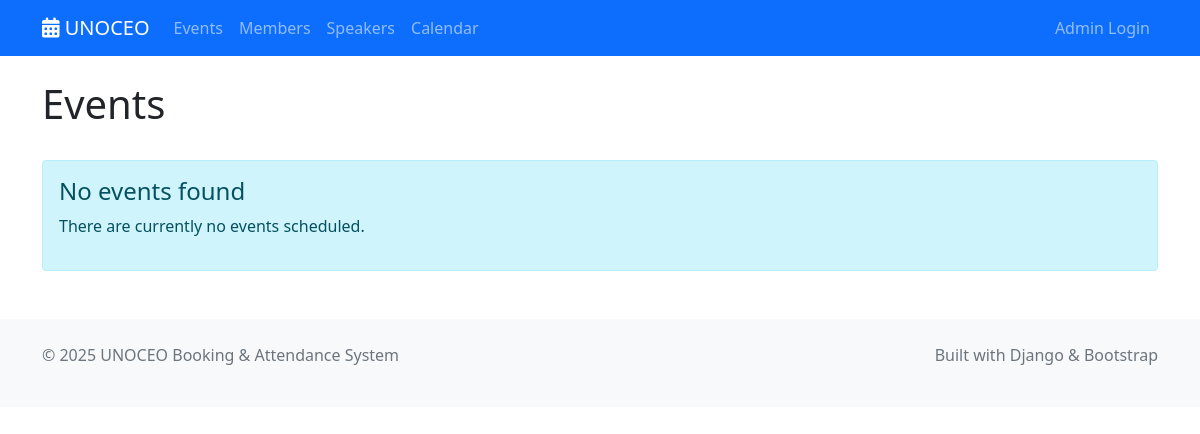
Page /events/ on the earlier database version.
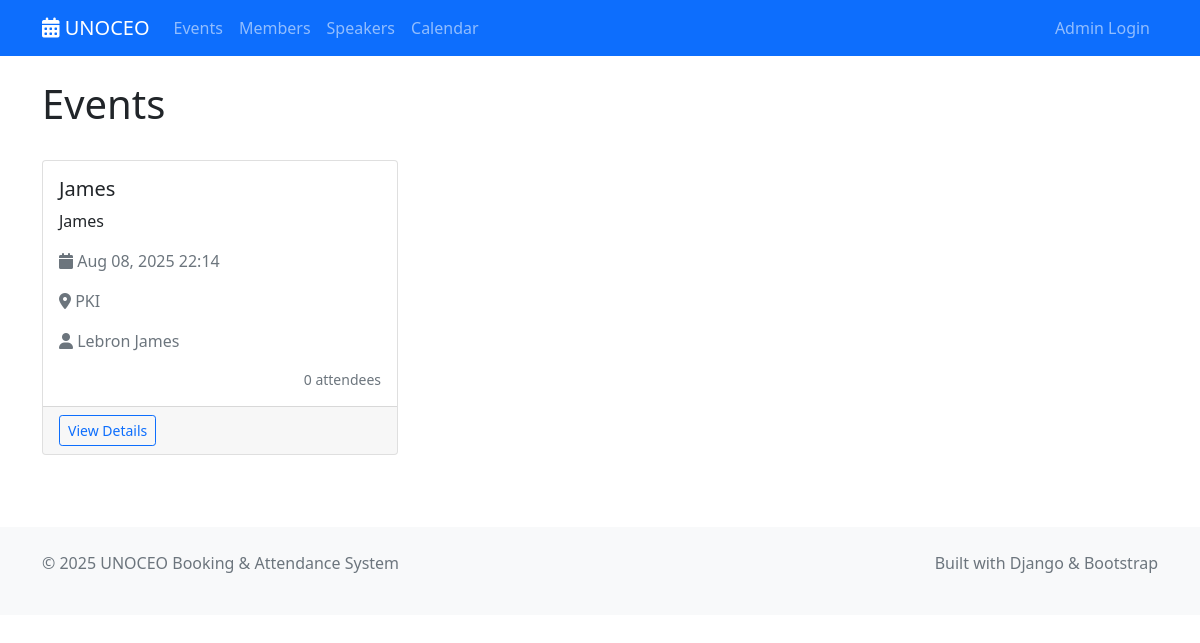
Same page on the later database version.
### shared/models.py (models this page shows, shortened)
class Event(models.Model):
    EVENT_TYPES = [
        ('conference', 'Conference'),
        ('workshop', 'Workshop'),
        ('seminar', 'Seminar'),
        ('webinar', 'Webinar'),
        ('meeting', 'Meeting'),
    ]
    STATUS_CHOICES = [
        ('draft', 'Draft'),
        ('published', 'Published'),
        ('cancelled', 'Cancelled'),
        ('completed', 'Completed'),
    ]
    title = models.CharField(max_length=300)
    description = models.TextField()
    event_type = models.CharField(max_length=20, choices=EVENT_TYPES, default='meeting')
    status = models.CharField(max_length=20, choices=STATUS_CHOICES, default='draft')
    start_datetime = models.DateTimeField()
    end_datetime = models.DateTimeField()
    location = models.CharField(max_length=500, blank=True)
    max_attendees = models.PositiveIntegerField(null=True, blank=True)
    speaker = models.ForeignKey(Speaker, on_delete=models.SET_NULL, null=True, blank=True)
    attendees = models.ManyToManyField(Member, blank=True, related_name='events_attending')
    created_by = models.ForeignKey(User, on_delete=models.CASCADE)
    created_at = models.DateTimeField(auto_now_add=True)
    updated_at = models.DateTimeField(auto_now=True)
    class Meta:
        ordering = ['-start_datetime']
    @property
    def attendee_count(self):
        return self.attendees.count()

class Speaker(models.Model):
    name = models.CharField(max_length=200)
    email = models.EmailField(validators=[EmailValidator()])
    bio = models.TextField(blank=True)
    expertise = models.CharField(max_length=300, blank=True)
    phone = models.CharField(max_length=20, blank=True)
    created_at = models.DateTimeField(auto_now_add=True)
    updated_at = models.DateTimeField(auto_now=True)
    class Meta:
        ordering = ['name']

### event_management/display/views.py (the view)
# urls.py: path('', views.EventListView.as_view(), name='list'),
class EventListView(ListView):
    model = Event
    template_name = 'event_management/list.html'
    context_object_name = 'events'
    paginate_by = 10
    def get_queryset(self):
        return Event.objects.filter(status='published').order_by('-start_datetime')

### event_management/display/templates/event_management/list.html (shortened to what this page needs)
{% extends 'base.html' %}
{% load crispy_forms_tags %}
{% block content %}
<div class="container mt-4">
    <div class="d-flex justify-content-between align-items-center mb-4">
        <h1>Events</h1>
    </div>
    {% if events %}
        <div class="row">
            {% for event in events %}
                <div class="col-md-6 col-lg-4 mb-4">
                    <div class="card h-100">
                        <div class="card-body">
                            <h5 class="card-title">{{ event.title }}</h5>
                            <p class="card-text">{{ event.description|truncatewords:20 }}</p>
                            <p class="text-muted">
                                <i class="fas fa-calendar"></i> {{ event.start_datetime|date:"M d, Y H:i" }}
                            </p>
                            <p class="text-muted">
                                <i class="fas fa-map-marker-alt"></i> {{ event.location|default:"TBD" }}
                            </p>
                            {% if event.speaker %}
                                <p class="text-muted">
                                    <i class="fas fa-user"></i> {{ event.speaker.name }}
                                </p>
                            {% endif %}
                            <div class="d-flex justify-content-between align-items-center">
                                <span class="badge bg-{{ event.event_type|default:'secondary' }}">
                                </span>
                                <small class="text-muted">
                                    {{ event.attendee_count }} attendees
                                </small>
                            </div>
                        </div>
                        <div class="card-footer">
                            <a href="{% url 'event_management:detail' event.pk %}" class="btn btn-outline-primary btn-sm">
                                View Details
                            </a>
                        </div>
                    </div>
                </div>
            {% endfor %}
        </div>
    {% else %}
        <div class="alert alert-info" role="alert">
            <h4 class="alert-heading">No events found</h4>
            <p>There are currently no events scheduled.</p>
        </div>
    {% endif %}
</div>
{% endblock %}

### templates/base.html (shortened to what this page needs)
<!DOCTYPE html>
<html lang="en">
<head>
    <link href="https://cdn.jsdelivr.net/npm/bootstrap@5.1.3/dist/css/bootstrap.min.css" rel="stylesheet">
    <link href="https://cdnjs.cloudflare.com/ajax/libs/font-awesome/6.0.0/css/all.min.css" rel="stylesheet">
</head>
<body>
    <nav class="navbar navbar-expand-lg navbar-dark bg-primary">
        <div class="container">
            <a class="navbar-brand" href="{% url 'event_management:list' %}">
                <i class="fas fa-calendar-alt"></i> UNOCEO
            </a>
            <div class="collapse navbar-collapse" id="navbarNav">
                <ul class="navbar-nav me-auto">
                    <li class="nav-item">
                        <a class="nav-link" href="{% url 'event_management:list' %}">Events</a>
                    </li>
                    <li class="nav-item">
                        <a class="nav-link" href="{% url 'member_management:list' %}">Members</a>
                    </li>
                    <li class="nav-item">
                        <a class="nav-link" href="{% url 'speaker_management:list' %}">Speakers</a>
                    </li>
                    <li class="nav-item">
                        <a class="nav-link" href="{% url 'event_calendar:view' %}">Calendar</a>
                    </li>
                </ul>
                <ul class="navbar-nav">
                    {% if user.is_authenticated %}
                        <li class="nav-item dropdown">
                            <a class="nav-link dropdown-toggle" href="#" id="navbarDropdown" role="button" data-bs-toggle="dropdown">
                                <i class="fas fa-user"></i> {{ user.username }}
                            </a>
                            <ul class="dropdown-menu">
                                <li><a class="dropdown-item" href="{% url 'login_system:main_menu' %}">Admin Dashboard</a></li>
                                <li><a class="dropdown-item" href="{% url 'admin:index' %}">Admin Panel</a></li>
                                <li><hr class="dropdown-divider"></li>
                                <li><a class="dropdown-item" href="{% url 'login_system:logout' %}">Logout</a></li>
                            </ul>
                        </li>
                    {% else %}
                        <li class="nav-item">
                            <a class="nav-link" href="{% url 'login_system:login' %}">Admin Login</a>
                        </li>
                    {% endif %}
                </ul>
            </div>
        </div>
    </nav>
    <main>
        {% block content %}{% endblock %}
    </main>
    <footer class="bg-light mt-5 py-4">
        <div class="container">
            <div class="row">
                <div class="col-md-6">
                    <p class="text-muted">&copy; 2025 UNOCEO Booking & Attendance System</p>
                </div>
                <div class="col-md-6 text-end">
                    <p class="text-muted">Built with Django & Bootstrap</p>
                </div>
            </div>
        </div>
    </footer>
</body>
</html>

Differences in the rows shown:
added Event: title "James", description "James", start_datetime "Aug 08, 2025 22:14", location "PKI", speaker.name "Lebron James", attendee_count "0"
Other differences:
text no longer shown: "No events found There are currently no events scheduled."
